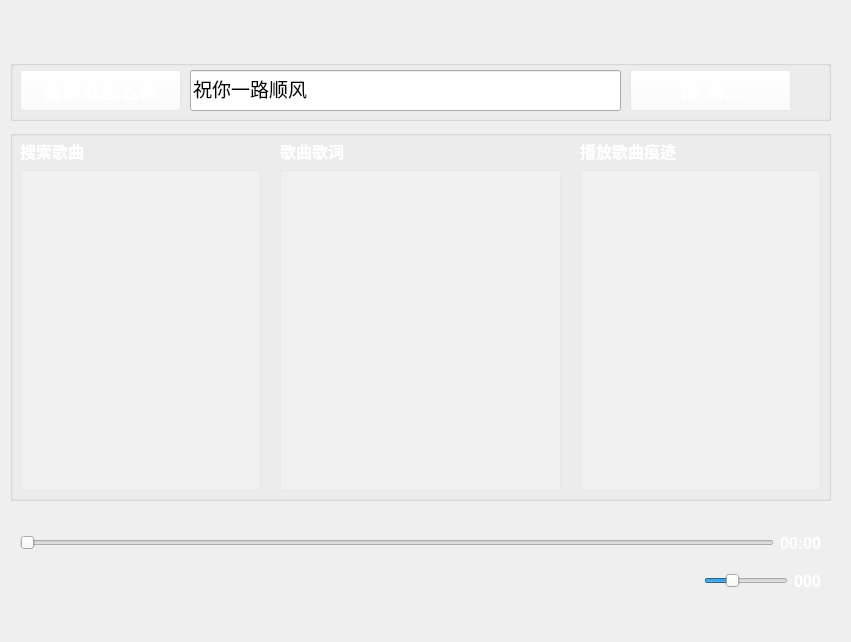
<?xml version="1.0" encoding="UTF-8"?>
<ui version="4.0">
 <class>MainWidget</class>
 <widget class="QWidget" name="MainWidget">
  <property name="geometry">
   <rect>
    <x>0</x>
    <y>0</y>
    <width>851</width>
    <height>642</height>
   </rect>
  </property>
  <property name="windowTitle">
   <string>MainWidget</string>
  </property>
  <property name="windowIcon">
   <iconset>
    <normaloff>:/new/prefix1/images/pase-hover.png</normaloff>:/new/prefix1/images/pase-hover.png</iconset>
  </property>
  <widget class="QPushButton" name="pushButton_Name">
   <property name="geometry">
    <rect>
     <x>20</x>
     <y>70</y>
     <width>161</width>
     <height>41</height>
    </rect>
   </property>
   <property name="font">
    <font>
     <family>Arial</family>
     <pointsize>14</pointsize>
     <weight>75</weight>
     <bold>true</bold>
    </font>
   </property>
   <property name="styleSheet">
    <string notr="true">color: rgb(255, 255, 255);
background-color: rgba(255, 255, 255, 50);</string>
   </property>
   <property name="text">
    <string>搜索歌曲名称</string>
   </property>
  </widget>
  <widget class="QLineEdit" name="lineEdit_Search">
   <property name="geometry">
    <rect>
     <x>190</x>
     <y>70</y>
     <width>431</width>
     <height>41</height>
    </rect>
   </property>
   <property name="font">
    <font>
     <family>新宋体</family>
     <pointsize>14</pointsize>
     <weight>50</weight>
     <bold>false</bold>
    </font>
   </property>
   <property name="text">
    <string>祝你一路顺风</string>
   </property>
  </widget>
  <widget class="QGroupBox" name="groupBox">
   <property name="geometry">
    <rect>
     <x>10</x>
     <y>60</y>
     <width>821</width>
     <height>61</height>
    </rect>
   </property>
   <property name="title">
    <string/>
   </property>
   <widget class="QPushButton" name="pushButton_Search">
    <property name="geometry">
     <rect>
      <x>620</x>
      <y>10</y>
      <width>161</width>
      <height>41</height>
     </rect>
    </property>
    <property name="font">
     <font>
      <family>Arial</family>
      <pointsize>14</pointsize>
      <weight>75</weight>
      <bold>true</bold>
     </font>
    </property>
    <property name="styleSheet">
     <string notr="true">color: rgb(255, 255, 255);
background-color: rgba(255, 255, 255, 50);</string>
    </property>
    <property name="text">
     <string>搜 索...</string>
    </property>
   </widget>
  </widget>
  <widget class="QListWidget" name="listWidget_Search">
   <property name="geometry">
    <rect>
     <x>20</x>
     <y>170</y>
     <width>241</width>
     <height>321</height>
    </rect>
   </property>
   <property name="cursor" stdset="0">
    <cursorShape>PointingHandCursor</cursorShape>
   </property>
   <property name="styleSheet">
    <string notr="true">color: rgb(255, 255, 255);
background-color: rgba(255, 255, 255, 50);</string>
   </property>
  </widget>
  <widget class="QLabel" name="label">
   <property name="geometry">
    <rect>
     <x>20</x>
     <y>140</y>
     <width>91</width>
     <height>21</height>
    </rect>
   </property>
   <property name="font">
    <font>
     <family>Arial</family>
     <pointsize>12</pointsize>
     <weight>75</weight>
     <bold>true</bold>
    </font>
   </property>
   <property name="styleSheet">
    <string notr="true">color:rgb(255, 255, 255);</string>
   </property>
   <property name="text">
    <string>搜索歌曲</string>
   </property>
  </widget>
  <widget class="QGroupBox" name="groupBox_2">
   <property name="geometry">
    <rect>
     <x>10</x>
     <y>130</y>
     <width>821</width>
     <height>371</height>
    </rect>
   </property>
   <property name="title">
    <string/>
   </property>
   <widget class="QLabel" name="label_2">
    <property name="geometry">
     <rect>
      <x>270</x>
      <y>10</y>
      <width>91</width>
      <height>21</height>
     </rect>
    </property>
    <property name="font">
     <font>
      <family>Arial</family>
      <pointsize>12</pointsize>
      <weight>75</weight>
      <bold>true</bold>
     </font>
    </property>
    <property name="styleSheet">
     <string notr="true">color:rgb(255, 255, 255);</string>
    </property>
    <property name="text">
     <string>歌曲歌词</string>
    </property>
   </widget>
   <widget class="QLabel" name="label_3">
    <property name="geometry">
     <rect>
      <x>570</x>
      <y>10</y>
      <width>131</width>
      <height>21</height>
     </rect>
    </property>
    <property name="font">
     <font>
      <family>Arial</family>
      <pointsize>12</pointsize>
      <weight>75</weight>
      <bold>true</bold>
     </font>
    </property>
    <property name="styleSheet">
     <string notr="true">color:rgb(255, 255, 255);</string>
    </property>
    <property name="text">
     <string>播放歌曲痕迹</string>
    </property>
   </widget>
   <widget class="QListWidget" name="listWidget_History">
    <property name="geometry">
     <rect>
      <x>570</x>
      <y>40</y>
      <width>241</width>
      <height>321</height>
     </rect>
    </property>
    <property name="cursor" stdset="0">
     <cursorShape>PointingHandCursor</cursorShape>
    </property>
    <property name="styleSheet">
     <string notr="true">color: rgb(255, 255, 255);
background-color: rgba(255, 255, 255, 50);</string>
    </property>
   </widget>
   <widget class="QTextBrowser" name="textBrowser_Lyric">
    <property name="geometry">
     <rect>
      <x>270</x>
      <y>40</y>
      <width>281</width>
      <height>321</height>
     </rect>
    </property>
    <property name="cursor" stdset="0">
     <cursorShape>PointingHandCursor</cursorShape>
    </property>
    <property name="styleSheet">
     <string notr="true">color: rgb(255, 255, 255);
background-color: rgba(255, 255, 255, 50);</string>
    </property>
   </widget>
  </widget>
  <widget class="QWidget" name="layoutWidget">
   <property name="geometry">
    <rect>
     <x>690</x>
     <y>0</y>
     <width>146</width>
     <height>42</height>
    </rect>
   </property>
   <layout class="QHBoxLayout" name="horizontalLayout">
    <item>
     <widget class="QPushButton" name="pushButton_About">
      <property name="cursor">
       <cursorShape>PointingHandCursor</cursorShape>
      </property>
      <property name="styleSheet">
       <string notr="true">QPushButton
{
border-radius:0px;
background-repeat:no-repeat;
border:none;
background-position:center center;

}
QPushButton:hover{

background-color: rgba(230,0,0,0.5);
}
QPushButton:pressed{
background-color: rgba(95, 95, 95,100);
border-color:rgba(255,255,255,30);
border-style:inset;
color:rgba(0,0,0,100);

}
</string>
      </property>
      <property name="text">
       <string/>
      </property>
      <property name="icon">
       <iconset>
        <normaloff>:/new/prefix1/images/about.png</normaloff>:/new/prefix1/images/about.png</iconset>
      </property>
      <property name="iconSize">
       <size>
        <width>32</width>
        <height>32</height>
       </size>
      </property>
     </widget>
    </item>
    <item>
     <widget class="QPushButton" name="pushButton_Skin">
      <property name="cursor">
       <cursorShape>PointingHandCursor</cursorShape>
      </property>
      <property name="styleSheet">
       <string notr="true">QPushButton
{
border-radius:0px;
background-repeat:no-repeat;
border:none;
background-position:center center;

}
QPushButton:hover{

background-color: rgba(230,0,0,0.5);
}
QPushButton:pressed{
background-color: rgba(95, 95, 95,100);
border-color:rgba(255,255,255,30);
border-style:inset;
color:rgba(0,0,0,100);

}
</string>
      </property>
      <property name="text">
       <string/>
      </property>
      <property name="icon">
       <iconset>
        <normaloff>:/new/prefix1/images/skin.png</normaloff>:/new/prefix1/images/skin.png</iconset>
      </property>
      <property name="iconSize">
       <size>
        <width>32</width>
        <height>32</height>
       </size>
      </property>
     </widget>
    </item>
    <item>
     <widget class="QPushButton" name="pushButton_Close">
      <property name="cursor">
       <cursorShape>PointingHandCursor</cursorShape>
      </property>
      <property name="styleSheet">
       <string notr="true">QPushButton
{
border-radius:0px;
background-repeat:no-repeat;
border:none;
background-position:center center;

}
QPushButton:hover{

background-color: rgba(230,0,0,0.5);
}
QPushButton:pressed{
background-color: rgba(95, 95, 95,100);
border-color:rgba(255,255,255,30);
border-style:inset;
color:rgba(0,0,0,100);

}
</string>
      </property>
      <property name="text">
       <string/>
      </property>
      <property name="icon">
       <iconset>
        <normaloff>:/new/prefix1/images/quit.png</normaloff>:/new/prefix1/images/quit.png</iconset>
      </property>
      <property name="iconSize">
       <size>
        <width>32</width>
        <height>32</height>
       </size>
      </property>
     </widget>
    </item>
   </layout>
  </widget>
  <widget class="QWidget" name="layoutWidget">
   <property name="geometry">
    <rect>
     <x>20</x>
     <y>530</y>
     <width>801</width>
     <height>26</height>
    </rect>
   </property>
   <layout class="QHBoxLayout" name="horizontalLayout_2">
    <item>
     <widget class="QSlider" name="progressSlider">
      <property name="cursor">
       <cursorShape>PointingHandCursor</cursorShape>
      </property>
      <property name="maximum">
       <number>100</number>
      </property>
      <property name="orientation">
       <enum>Qt::Horizontal</enum>
      </property>
     </widget>
    </item>
    <item>
     <widget class="QLabel" name="label_Time">
      <property name="font">
       <font>
        <family>Arial</family>
        <pointsize>12</pointsize>
        <weight>75</weight>
        <bold>true</bold>
       </font>
      </property>
      <property name="styleSheet">
       <string notr="true">color:rgb(255, 255, 255);</string>
      </property>
      <property name="text">
       <string>00:00</string>
      </property>
     </widget>
    </item>
   </layout>
  </widget>
  <widget class="QWidget" name="layoutWidget">
   <property name="geometry">
    <rect>
     <x>20</x>
     <y>560</y>
     <width>801</width>
     <height>42</height>
    </rect>
   </property>
   <layout class="QHBoxLayout" name="horizontalLayout_3">
    <item>
     <widget class="QPushButton" name="pushButton_Front">
      <property name="cursor">
       <cursorShape>PointingHandCursor</cursorShape>
      </property>
      <property name="toolTip">
       <string>上一曲</string>
      </property>
      <property name="styleSheet">
       <string notr="true">QPushButton
{
background-repeat:no-repeat;
background-position:center center;
border:none;
}
QPushButton:hover{
background-repeat:no-repeat;
background-position:center center;
}
QPushButton:pressed{
background-repeat:no-repeat;
background-position:center center;
}
</string>
      </property>
      <property name="text">
       <string/>
      </property>
      <property name="icon">
       <iconset>
        <normaloff>:/new/prefix1/images/pre-hover.png</normaloff>:/new/prefix1/images/pre-hover.png</iconset>
      </property>
      <property name="iconSize">
       <size>
        <width>32</width>
        <height>32</height>
       </size>
      </property>
     </widget>
    </item>
    <item>
     <spacer name="horizontalSpacer_7">
      <property name="orientation">
       <enum>Qt::Horizontal</enum>
      </property>
      <property name="sizeHint" stdset="0">
       <size>
        <width>40</width>
        <height>20</height>
       </size>
      </property>
     </spacer>
    </item>
    <item>
     <spacer name="horizontalSpacer_6">
      <property name="orientation">
       <enum>Qt::Horizontal</enum>
      </property>
      <property name="sizeHint" stdset="0">
       <size>
        <width>40</width>
        <height>20</height>
       </size>
      </property>
     </spacer>
    </item>
    <item>
     <widget class="QPushButton" name="pushButton_Playpause">
      <property name="cursor">
       <cursorShape>PointingHandCursor</cursorShape>
      </property>
      <property name="toolTip">
       <string>播放|暂停</string>
      </property>
      <property name="styleSheet">
       <string notr="true">QPushButton
{
background-repeat:no-repeat;
background-position:center center;
border:none;
}
QPushButton:hover{
background-repeat:no-repeat;
background-position:center center;
}
QPushButton:pressed{
background-repeat:no-repeat;
background-position:center center;
}
</string>
      </property>
      <property name="text">
       <string/>
      </property>
      <property name="icon">
       <iconset>
        <normaloff>:/new/prefix1/images/pase-hover.png</normaloff>:/new/prefix1/images/pase-hover.png</iconset>
      </property>
      <property name="iconSize">
       <size>
        <width>32</width>
        <height>32</height>
       </size>
      </property>
     </widget>
    </item>
    <item>
     <spacer name="horizontalSpacer_8">
      <property name="orientation">
       <enum>Qt::Horizontal</enum>
      </property>
      <property name="sizeHint" stdset="0">
       <size>
        <width>40</width>
        <height>20</height>
       </size>
      </property>
     </spacer>
    </item>
    <item>
     <spacer name="horizontalSpacer_5">
      <property name="orientation">
       <enum>Qt::Horizontal</enum>
      </property>
      <property name="sizeHint" stdset="0">
       <size>
        <width>40</width>
        <height>20</height>
       </size>
      </property>
     </spacer>
    </item>
    <item>
     <widget class="QPushButton" name="pushButton_Next">
      <property name="cursor">
       <cursorShape>PointingHandCursor</cursorShape>
      </property>
      <property name="toolTip">
       <string>下一曲</string>
      </property>
      <property name="styleSheet">
       <string notr="true">QPushButton
{
background-repeat:no-repeat;
background-position:center center;
border:none;
}
QPushButton:hover{
background-repeat:no-repeat;
background-position:center center;
}
QPushButton:pressed{
background-repeat:no-repeat;
background-position:center center;
}
</string>
      </property>
      <property name="text">
       <string/>
      </property>
      <property name="icon">
       <iconset>
        <normaloff>:/new/prefix1/images/next-hover.png</normaloff>:/new/prefix1/images/next-hover.png</iconset>
      </property>
      <property name="iconSize">
       <size>
        <width>32</width>
        <height>32</height>
       </size>
      </property>
     </widget>
    </item>
    <item>
     <spacer name="horizontalSpacer_4">
      <property name="orientation">
       <enum>Qt::Horizontal</enum>
      </property>
      <property name="sizeHint" stdset="0">
       <size>
        <width>40</width>
        <height>20</height>
       </size>
      </property>
     </spacer>
    </item>
    <item>
     <spacer name="horizontalSpacer_3">
      <property name="orientation">
       <enum>Qt::Horizontal</enum>
      </property>
      <property name="sizeHint" stdset="0">
       <size>
        <width>40</width>
        <height>20</height>
       </size>
      </property>
     </spacer>
    </item>
    <item>
     <widget class="QPushButton" name="pushButton_Loopplay">
      <property name="cursor">
       <cursorShape>PointingHandCursor</cursorShape>
      </property>
      <property name="toolTip">
       <string>循环播放</string>
      </property>
      <property name="styleSheet">
       <string notr="true">QPushButton
{
background-repeat:no-repeat;
background-position:center center;
border:none;
}
QPushButton:hover{
background-repeat:no-repeat;
background-position:center center;
}
QPushButton:pressed{
background-repeat:no-repeat;
background-position:center center;
}
</string>
      </property>
      <property name="text">
       <string/>
      </property>
      <property name="icon">
       <iconset>
        <normaloff>:/new/prefix1/images/loop-hover.png</normaloff>:/new/prefix1/images/loop-hover.png</iconset>
      </property>
      <property name="iconSize">
       <size>
        <width>32</width>
        <height>32</height>
       </size>
      </property>
     </widget>
    </item>
    <item>
     <spacer name="horizontalSpacer_2">
      <property name="orientation">
       <enum>Qt::Horizontal</enum>
      </property>
      <property name="sizeHint" stdset="0">
       <size>
        <width>40</width>
        <height>20</height>
       </size>
      </property>
     </spacer>
    </item>
    <item>
     <spacer name="horizontalSpacer">
      <property name="orientation">
       <enum>Qt::Horizontal</enum>
      </property>
      <property name="sizeHint" stdset="0">
       <size>
        <width>40</width>
        <height>20</height>
       </size>
      </property>
     </spacer>
    </item>
    <item>
     <widget class="QSlider" name="VopSlider">
      <property name="cursor">
       <cursorShape>PointingHandCursor</cursorShape>
      </property>
      <property name="maximum">
       <number>100</number>
      </property>
      <property name="value">
       <number>30</number>
      </property>
      <property name="orientation">
       <enum>Qt::Horizontal</enum>
      </property>
     </widget>
    </item>
    <item>
     <widget class="QLabel" name="label_Vop">
      <property name="font">
       <font>
        <family>Arial</family>
        <pointsize>12</pointsize>
        <weight>75</weight>
        <bold>true</bold>
       </font>
      </property>
      <property name="styleSheet">
       <string notr="true">color:rgb(255, 255, 255);</string>
      </property>
      <property name="text">
       <string>000</string>
      </property>
     </widget>
    </item>
   </layout>
  </widget>
  <zorder>layoutWidget</zorder>
  <zorder>layoutWidget</zorder>
  <zorder>layoutWidget</zorder>
  <zorder>groupBox_2</zorder>
  <zorder>groupBox</zorder>
  <zorder>pushButton_Name</zorder>
  <zorder>lineEdit_Search</zorder>
  <zorder>listWidget_Search</zorder>
  <zorder>label</zorder>
 </widget>
 <resources/>
 <connections/>
</ui>
